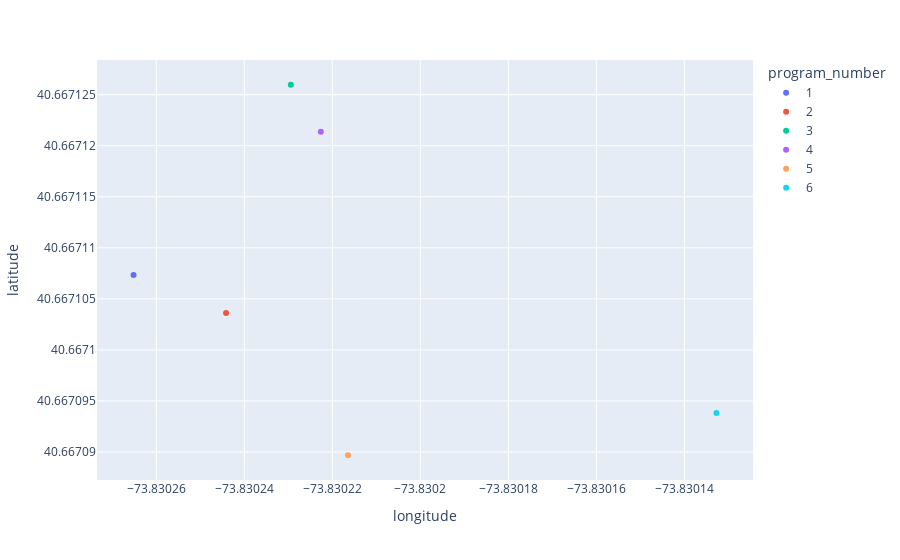

The notebook cell this image was saved under:
### Code cell
# for now, set df as the 12th trakus of aqu8
df = aqu8[aqu8['trakus_index'] == 12].reset_index(drop=True)
px.scatter(
    df,
    x='longitude',
    y='latitude',
    color='program_number',
    hover_data=['trakus_index'],
    
)

### Figure 1 — Plotly figure (JSON) as saved in the notebook; plotly's stock layout.template omitted (floating-point values rounded to 4 significant figures)
{"data": [{"customdata": [[12]], "hovertemplate": "program_number=1  <br>longitude=%{x}<br>latitude=%{y}<br>trakus_index=%{customdata[0]}<extra></extra>", "legendgroup": "1  ", "marker": {"color": "#636efa", "symbol": "circle"}, "mode": "markers", "name": "1  ", "orientation": "v", "showlegend": true, "type": "scatter", "x": [-73.83], "xaxis": "x", "y": [40.67], "yaxis": "y"}, {"customdata": [[12]], "hovertemplate": "program_number=2  <br>longitude=%{x}<br>latitude=%{y}<br>trakus_index=%{customdata[0]}<extra></extra>", "legendgroup": "2  ", "marker": {"color": "#EF553B", "symbol": "circle"}, "mode": "markers", "name": "2  ", "orientation": "v", "showlegend": true, "type": "scatter", "x": [-73.83], "xaxis": "x", "y": [40.67], "yaxis": "y"}, {"customdata": [[12]], "hovertemplate": "program_number=3  <br>longitude=%{x}<br>latitude=%{y}<br>trakus_index=%{customdata[0]}<extra></extra>", "legendgroup": "3  ", "marker": {"color": "#00cc96", "symbol": "circle"}, "mode": "markers", "name": "3  ", "orientation": "v", "showlegend": true, "type": "scatter", "x": [-73.83], "xaxis": "x", "y": [40.67], "yaxis": "y"}, {"customdata": [[12]], "hovertemplate": "program_number=4  <br>longitude=%{x}<br>latitude=%{y}<br>trakus_index=%{customdata[0]}<extra></extra>", "legendgroup": "4  ", "marker": {"color": "#ab63fa", "symbol": "circle"}, "mode": "markers", "name": "4  ", "orientation": "v", "showlegend": true, "type": "scatter", "x": [-73.83], "xaxis": "x", "y": [40.67], "yaxis": "y"}, {"customdata": [[12]], "hovertemplate": "program_number=5  <br>longitude=%{x}<br>latitude=%{y}<br>trakus_index=%{customdata[0]}<extra></extra>", "legendgroup": "5  ", "marker": {"color": "#FFA15A", "symbol": "circle"}, "mode": "markers", "name": "5  ", "orientation": "v", "showlegend": true, "type": "scatter", "x": [-73.83], "xaxis": "x", "y": [40.67], "yaxis": "y"}, {"customdata": [[12]], "hovertemplate": "program_number=6  <br>longitude=%{x}<br>latitude=%{y}<br>trakus_index=%{customdata[0]}<extra></extra>", "legendgroup": "6  ", "marker": {"color": "#19d3f3", "symbol": "circle"}, "mode": "markers", "name": "6  ", "orientation": "v", "showlegend": true, "type": "scatter", "x": [-73.83], "xaxis": "x", "y": [40.67], "yaxis": "y"}], "layout": {"legend": {"title": {"text": "program_number"}, "tracegroupgap": 0}, "margin": {"t": 60}, "xaxis": {"anchor": "y", "domain": [0, 1], "title": {"text": "longitude"}}, "yaxis": {"anchor": "x", "domain": [0, 1], "title": {"text": "latitude"}}}}
